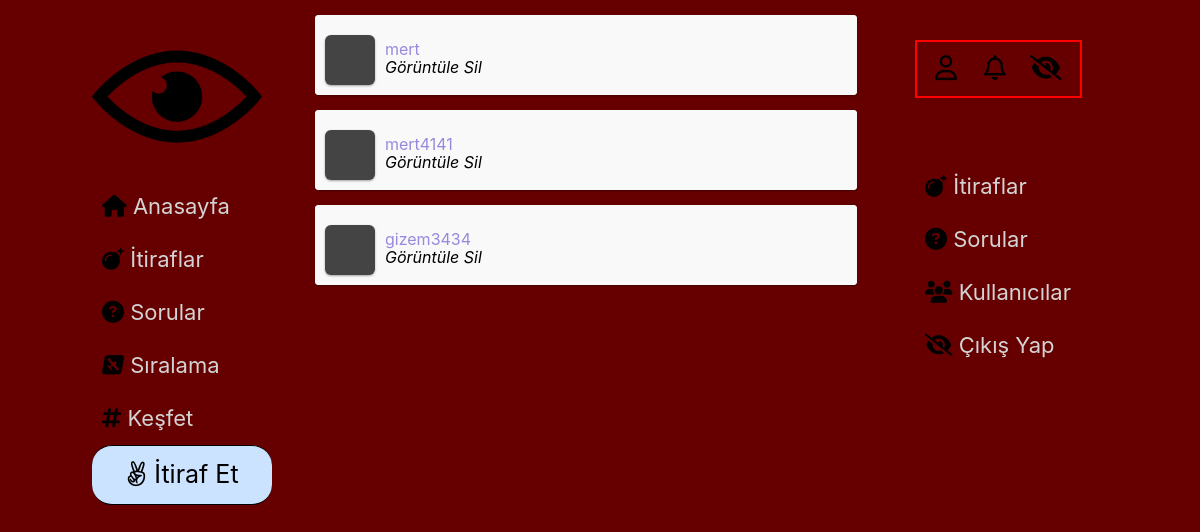
/kullanicilar-admin/, run on an earlier commit of the app's database.
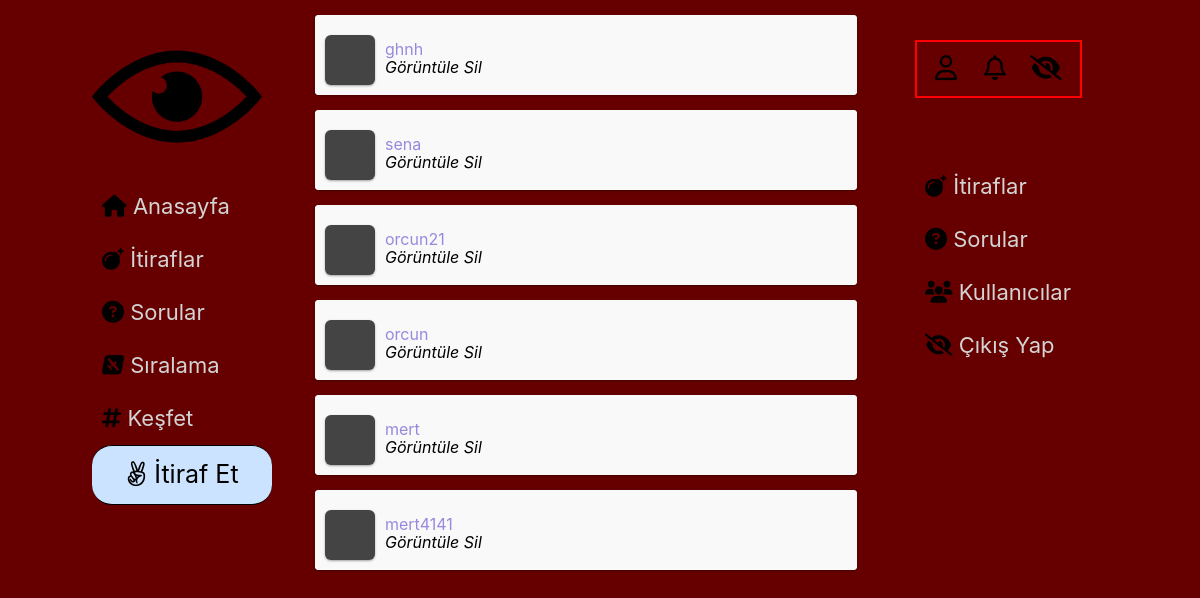
And on a later commit of the database.
### website/models.py (models this page shows, shortened)
class UserProfile(models.Model):
    GENDER = (
        ('E', 'Erkek'),
        ('K', 'Kadın'),
    )
    FACULTY = (
        ('Mühendislik', 'Mühendislik'),
        ('Mimarlık', 'Mimarlık'),
        ('Fen-Edebiyat', 'Fen-Edebiyat'),
        ('İktisadi-İdari', 'İktisadi-İdari'),
        ('Güzel Sanatlar', 'Güzel Sanatlar')
    )
    gender = models.CharField(max_length=1, choices=GENDER)
    faculty = models.CharField(max_length=20, choices=FACULTY)
    birthdate = models.DateField()
    createdat = models.DateField()
    following = models.ManyToManyField('self', symmetrical=False, through='Follower_List')
    postCount = models.IntegerField(blank=True, null=True)
    point = models.IntegerField(default=0)
    user = models.ForeignKey(User, on_delete=models.CASCADE)
    def get_profile_url(self):
        return f"/profil/{self.pk}/"
    def get_delete_user_url(self):
        return f"/sil/{self.pk}/"

### website/views.py (the view)
# urls.py: path('kullanicilar-admin/', views.admin_user, name='adminkullanicilar'),
def admin_user(request):
    user_list = UserProfile.objects.all()
    context = {'user_list': user_list
               }
    return render(request, 'admin/takipçiler admin.html', context)

### templates/admin/takipçiler admin.html (shortened to what this page needs)
{% extends 'base.html' %}
{% block head %}
    {% load static %}
    <link rel="stylesheet" type="text/css" href="{% static 'css/style.css' %}">
{% endblock %}
{% block content %}
<div id="main-window">
        {% for user in user_list reversed%}
                <div class="post">
                    <div class="user">
                        <div class="user-img"></div>
                        <div class="user-info">
                            <div class="user-name">{{ user.user.username }} </div>
                            <div class="user-menu">
                           <a href="{{ user.get_profile_url }}"><i>Görüntüle</i></a>
                           <a href="{{user.get_delete_user_url}}" ><i>Sil</i></a>
                           </div>
                        </div>
                    </div>
        </div>
      {% endfor %}
    </div>
{% endblock %}
{% block admin %}
   <nav class="admin-navbar">
                <ul class="mainmenu">
                    <li> <a href="{% url 'adminitiraflar' %}">
                            <i class="fas fa-bomb"></i>
                            <span>İtiraflar</a> </li>
                    <li><a href="{% url 'admincevaplar' %}">
                            <i class="fas fa-question-circle"></i>
                            <span>Sorular</span>
                        </a> </li>
                    <li><a href="{% url 'adminkullanicilar' %}">
                            <i class="fas fa-users"></i>
                            <span>Kullanıcılar</span>
                        </a></li>
                        <li><a href="{% url 'logout' %}">
                            <i class="fas fa-eye-slash"></i>
                            <span>Çıkış Yap</span>
                        </a></li>
                </ul>
            </nav>
{% endblock %}

### templates/base.html (shortened to what this page needs)
<!DOCTYPE html>
<html lang="en">
<head>
    {% block head %}{% endblock %}
    {% load static %}
    <link rel="stylesheet" type="text/css" href='{% static 'css/main.css' %}'>
    <link rel="stylesheet" href="https://stackpath.bootstrapcdn.com/bootstrap/4.4.0/css/bootstrap.min.css">
</head>
<body>
    <div class="container-fluid container-background ">
        <div class="row row-wider ">
            <div class="col-sm hidden">
                <div class="left-side fixed">
                    <div id="logo">
                        <img src="{% static 'media/logo.png' %}" alt="logo" width="170vh" ; height="170vh">
                    </div>
                    <nav class="side-navbar">
                        <ul class="mainmenu">
                            <li>
                                <a href="{%  url 'home' %}">
                                    <i class="fas fa-home"></i>
                                    <span>Anasayfa</span></a>
                            </li>
                            <li>
                                <a href="{%  url 'confessions' %}">
                                    <i class="fas fa-bomb"></i>
                                    <span>İtiraflar</a> </li>
                    <li><a href="{%  url 'answers' %}">
                            <i class="fas fa-question-circle"></i>
                            <span>Sorular</span>
                                </a>
                            </li>
                            <li>
                                <a href="{%  url 'leader_board' %}">
                                    <i class="fab fa-avianex"></i>
                                    <span>Sıralama</span>
                                </a>
                            </li>
                            <li>
                                 <a href="{%  url 'discover' %}">
                                    <i class="fas fa-hashtag"></i>
                                    <span>Keşfet</span>
                                </a>
                            </li>
                             <li>
                                 <a href="{%  url 'make_confession' %}"  id="make-confession">
                                    <i class="fab fa-angellist"></i>
                                    <span>İtiraf Et</span>
                                </a>
                            </li>
                        </ul>
                    </nav>
                </div>
            </div>
            <div class="col-lg-6 wider">
            {% block content %}
               {% endblock %}
            </div>
            <div class="col-sm hidden">
                <div class="top-side fixed">
                    <nav>
                        <a href="{%  url 'my_profile' %}"><i class="far fa-user"></i> </a>
                        <a href="#" onclick="goto();"><i class="far fa-bell"></i></a>
                        <a href="{%  url 'logout' %}"><i class="fas fa-eye-slash"></i> </a>
                    </nav>
                </div>
                {% block admin %}
                {% endblock %}
            </div>
</div>
        </div>
</body>
</html>

### website/static/css/style.css (style rules this page uses)
.admin-navbar { position: relative; top: 20%; }
i { color: black; position: relative; }

### website/static/css/main.css (style rules this page uses)
#main-window { position: relative; left: 0; right: 0; width: 95%; }
#make-confession { width: 180px; text-align: center; font-size: 25px; background-color: #cce3ff; color: black; border-top: 1px black solid; border-left: 2px black solid; border-bottom: 1px black solid; border-right: 2px black solid; border-radius: 20px; border-inline-color: red; border-inline: 1px; }
.post { margin: 15px auto 10px; width: 100%; background: #fff; border-radius: 4px; box-shadow: 0 1px 3px rgba(0, 0, 0, 0.12), 0 1px 2px rgba(0, 0, 0, 0.24); transition: all 0.2s ease-in-out; overflow: hidden; }
.post .user { padding: 10px; position: relative; background: #f9f9f9; overflow: hidden; }
.post .user .user-img { margin-top: 10px; margin-right: 10px; width: 50px; height: 50px; float: left; border-radius: 6px; background: #444; box-shadow: 0 1px 3px rgba(0, 0, 0, 0.12), 0 1px 2px rgba(0, 0, 0, 0.24); overflow: hidden; }
.post .user .user-info { padding-top: 15px; margin-right: 10px; width: calc(100% - 190px); height: 45px; line-height: 18px; float: left; color: #98d; }
.container-background { background-color: #660000 !important; }
.wider { min-height: 100vh; }
.mainmenu { list-style: none; padding: 0; margin: 0; }
.mainmenu a { display: block; font-size: 22px; text-decoration: none; padding: 10px; color: #D3D3D3; }
.top-side a { font-size: 25px; text-decoration: none; padding: 10px; color: #D3D3D3; }
.left-side { position: relative; margin: 10vw; margin-top: 10px; left: 32px; width: 100%; transform: translateX(-5%); }
.fixed { position: fixed; }
.top-side { top: 40px; display: inline-block; border: 2px solid red; padding: 1vh; z-index: 1 }

What changed in the data, as far as the page shows it:
removed UserProfile: user.username "gizem3434"
added UserProfile: user.username "ghnh"
added UserProfile: user.username "sena"
added UserProfile: user.username "orcun21"
added UserProfile: user.username "orcun"
